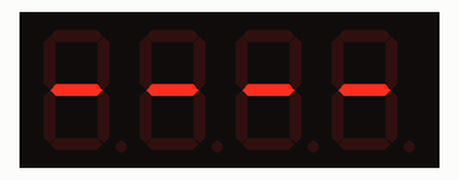
A sketch run on a simulated Arduino Uno, built with avr-gcc and run on an emulated ATmega328P. Shown: 4-digit seven-segment display.

Above: at 0.1 s.
At 1.1 s:
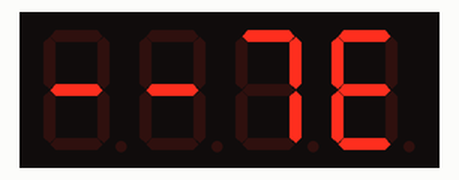
At 1.7 s:
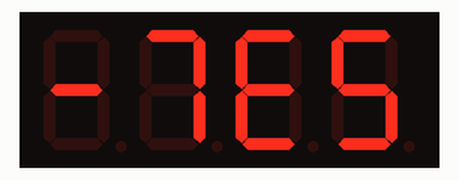
At 2.7 s:
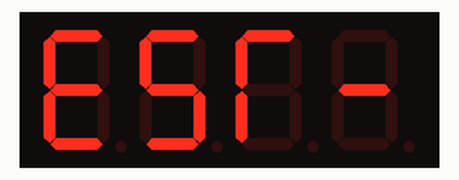
At 3.7 s:
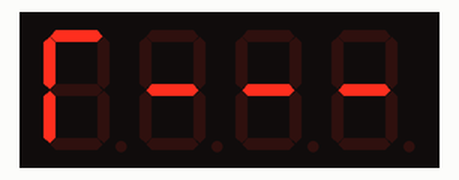
At 8.8 s:
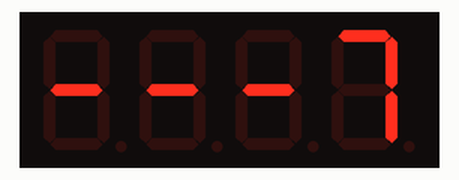

The sketch:

blinking.ino
```cpp
#include <Arduino.h>
#include <TM1637Display.h>

// Define the connections pins
#define CLK 2
#define DIO 3
TM1637Display display(CLK, DIO); // Create an instance of the TM1637Display


void setup() {
  display.setBrightness(5);  // Set the display brightness (0-7)
};


void loop() {
  ////// Scroll String
  display.clear();           // Clear the display
  uint8_t data[] = {
      SEG_G,                                  // -
      SEG_G,                                  // -
      SEG_G,                                  // -
      SEG_G,                                  // -
      SEG_A | SEG_B | SEG_C,                  // T
      SEG_A | SEG_F | SEG_G | SEG_E | SEG_D,  // E
      SEG_A | SEG_F | SEG_G | SEG_C | SEG_D,  // S
      SEG_A | SEG_F | SEG_E,                  // T
      SEG_G,                                  // -
      SEG_G,                                  // -
      SEG_G,                                  // -
      SEG_G                                   // -
  };
  for ( int i=0; i<(sizeof(data)-3); i++ ) {
    display.setSegments(data+i); // Display the data
    delay(500);
  };

  ////// Blink String
  for ( int i=0; i<5; i++ ) {
    display.setSegments(data+4); // Display the data
    delay(400);
    display.clear();             // Clear the display
    delay(250);
  };
};
```

Measured:
- by itself, everything shown: repeats every 8.2 s, in 19 steps
- what the display in image 1 shows lasts 0.5 s, from 1.1 s to 1.6 s
